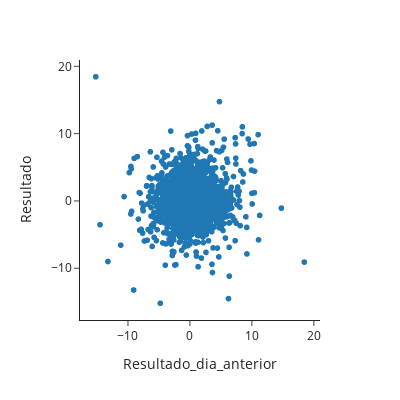

The cell this chart's notebook holds for it:
### Code cell
fig = px.scatter(vale_sem_outliers, x='Resultado_dia_anterior', y='Resultado', template='simple_white', width=400, height=400)
fig.show()

### Figure 1 — Plotly figure (JSON) as saved in the notebook; plotly's stock layout.template omitted (floating-point values rounded to 4 significant figures; data arrays with more than 128 entries replaced by an {"elided": "..."} marker saying what was removed)
{"data": [{"hovertemplate": "Resultado_dia_anterior=%{x}<br>Resultado=%{y}<extra></extra>", "legendgroup": "", "marker": {"color": "#1F77B4", "symbol": "circle"}, "mode": "markers", "name": "", "showlegend": false, "type": "scattergl", "x": {"elided": "3279 float values"}, "xaxis": "x", "y": {"elided": "3279 float values"}, "yaxis": "y"}], "layout": {"height": 400, "legend": {"tracegroupgap": 0}, "margin": {"t": 60}, "width": 400, "xaxis": {"anchor": "y", "domain": [0, 1], "title": {"text": "Resultado_dia_anterior"}}, "yaxis": {"anchor": "x", "domain": [0, 1], "title": {"text": "Resultado"}}}}
